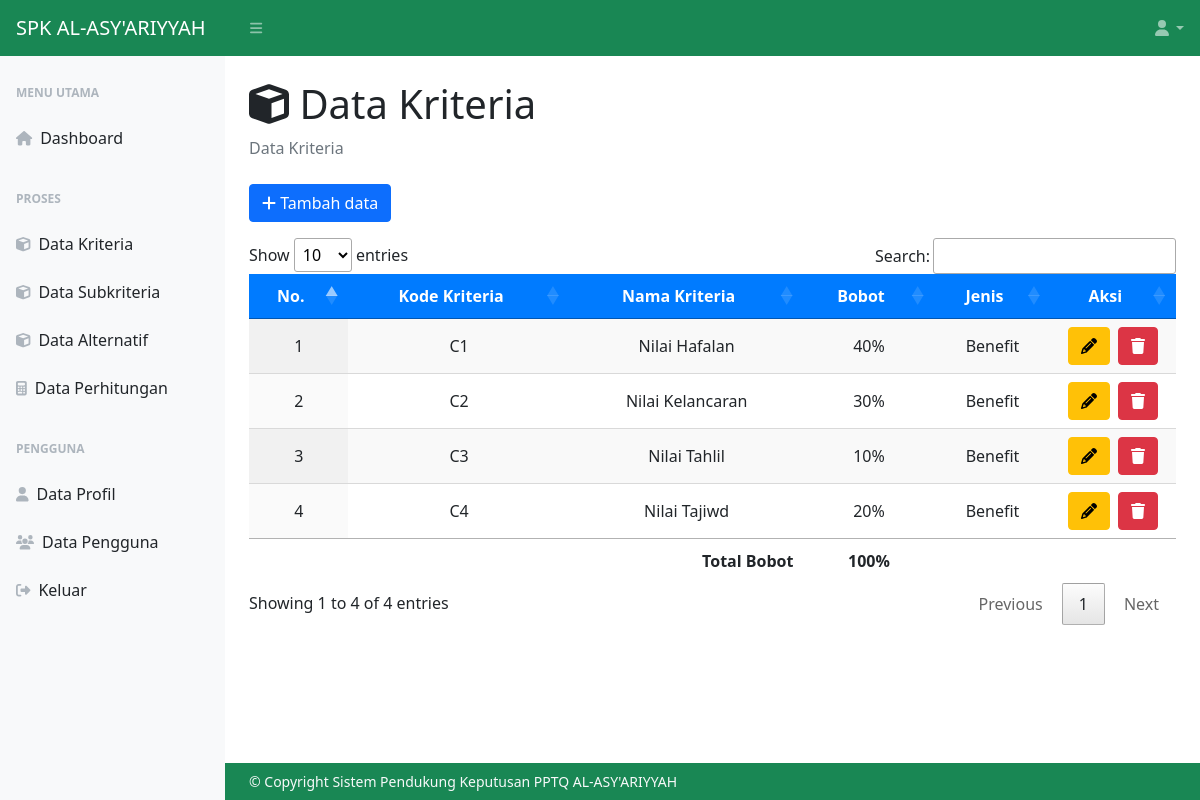
Page /data-kriteria.php (signed in) on the committed database.
### tables this page shows
CREATE TABLE `kriteria` (
  `id_kriteria` int(11) NOT NULL,
  `kode_kriteria` varchar(10) NOT NULL,
  `nama_kriteria` varchar(25) NOT NULL,
  `jenis_kriteria` set('Benefit','Cost') NOT NULL,
  `bobot_kriteria` float NOT NULL
);

### data-kriteria.php (the view, shortened to what this page needs)
<?php
include 'koneksi.php';
?>
<!DOCTYPE html>
<html lang="en">
<head>
    <link href="css/styles_dash1.css" rel="stylesheet" />
    <link rel="stylesheet" type="text/css" href="css/jquery.dataTables.css">
</head>
<body class="sb-nav-fixed">
    <nav class="sb-topnav navbar navbar-expand navbar-dark bg-success hstack gap-3">
        <a class="navbar-brand ps-3" href="menu-utama.php">SPK AL-ASY'ARIYYAH</a>
        <button class="btn btn-link btn-sm order-1 order-lg-0 me-4 me-lg-0" id="sidebarToggle" href="#!"><i class="fas fa-bars"></i></button>
        <ul class="navbar-nav ms-auto pe-2">
            <li class="nav-item dropdown">
                <a class="nav-link dropdown-toggle" id="navbarDropdown" href="#" role="button" data-bs-toggle="dropdown" aria-expanded="false"><i class="fas fa-user fa-fw"></i></a>
            </li>
        </ul>
    </nav>
    <div id="layoutSidenav">
        <div id="layoutSidenav_nav">
            <nav class="sb-sidenav accordion sb-sidenav-light" id="sidenavAccordion">
                <div class="sb-sidenav-menu">
                    <div class="nav">
                        <div class="sb-sidenav-menu-heading">Menu Utama</div>
                        <a class="nav-link" href="menu-utama.php">
                            <div class="sb-nav-link-icon"><i class="fas fa-home"></i></div>
                            Dashboard
                        </a>
                        <div class="sb-sidenav-menu-heading">Proses</div>
                        <?php
                        if ($_SESSION['level'] == "Admin") {
                            echo "
                                <a class='nav-link' href='data-kriteria.php'>
                                    <div class='sb-nav-link-icon'><i class='fas fa-cube'></i></div>
                                    Data Kriteria
                                </a>
                                <a class='nav-link' href='data-subkriteria.php'>
                                    <div class='sb-nav-link-icon'><i class='fas fa-cube'></i></div>
                                    Data Subkriteria
                                </a>
                                ";
                        }
                        ?>
                        <a class="nav-link" href="data-alternatif.php">
                            <div class="sb-nav-link-icon"><i class="fas fa-cube"></i></div>
                            Data Alternatif
                        </a>
                        <a class="nav-link" href="data-perhitungan.php">
                            <div class="sb-nav-link-icon"><i class="fas fa-calculator"></i></div>
                            Data Perhitungan
                        </a>
                        <div class="sb-sidenav-menu-heading">Pengguna</div>
                        <a class="nav-link" href="data-profile.php">
                            <div class="sb-nav-link-icon"><i class="fas fa-user"></i></div>
                            Data Profil
                        </a>
                        <?php
                        if ($_SESSION['level'] == "Admin") {
                            echo "
                                <a class='nav-link' href='data-pengguna.php'>
                                    <div class='sb-nav-link-icon'><i class='fas fa-users'></i></div>
                                    Data Pengguna
                                </a>
                                ";
                        }
                        ?>
                        <a class="nav-link" href="#" data-bs-toggle="modal" data-bs-target="#keluar">
                            <div class="sb-nav-link-icon"><i class="fas fa-sign-out-alt"></i></div>
                            Keluar
                        </a>
                    </div>
                </div>
            </nav>
        </div>
        <div id="layoutSidenav_content">
            <main>
                <div class="container-fluid px-4">
                    <h1 class="mt-4"><i class="fas fa-cube"></i> Data Kriteria</h1>
                    <ol class="breadcrumb mb-4">
                        <li class="breadcrumb-item active">Data Kriteria</li>
                    </ol>
                    <div class="row">
                        <div class="col-sm-12">
                            <a class="btn btn-primary" data-bs-toggle="modal" data-bs-target="#tambah_data"><i class="fas fa-plus"></i> Tambah data</a>
                            <div class="table-responsive mt-3">
                                <table id="data-kriteria" class="cell-bordered display" width="100%">
                                    <thead class="bg-primary">
                                        <tr>
                                            <th class="text-center text-white">No.</th>
                                            <th class="text-center text-white">Kode Kriteria</th>
                                            <th class="text-center text-white">Nama Kriteria</th>
                                            <th class="text-center text-white">Bobot</th>
                                            <th class="text-center text-white">Jenis</th>
                                            <th class="text-center text-white">Aksi</th>
                                        </tr>
                                    </thead>
                                    <tbody>
                                        <?php
                                        $query = mysqli_query($koneksi, "SELECT * FROM kriteria");
                                        $no = 1;
                                        while ($baris = mysqli_fetch_array($query)) {
                                            echo "
                                                <tr>
                                                    <td class='text-center'>" . $no . "</td>
                                                    <td class='text-center'>" . $baris['kode_kriteria'] . "</td>
                                                    <td class='text-center'>" . $baris['nama_kriteria'] . "</td>
                                                    <td class='text-center'>" . ($baris['bobot_kriteria'] * 100) . "%</td>
                                                    <td class='text-center'>" . $baris['jenis_kriteria'] . "</td>
                                                    <td class='text-center'>
                                                        <div class='d-flex justify-content-center'>
                                                            <a class='btn btn-warning me-2' data-bs-toggle='modal' data-bs-target='#edit_data" . $baris['id_kriteria'] . "'><i class='fas fa-pencil'></i></a>
                                                            <a class='btn btn-danger' data-bs-toggle='modal' data-bs-target='#hapus_data" . $baris['id_kriteria'] . "'><i class='fas fa-trash'></i></a>
                                                        </div>
                                                    </td>
                                                </tr>
                                                ";
                                            $no++;
                                        }
                                        ?>
                                    </tbody>
                                    <tfoot>
                                        <tr>
                                            <th></th>
                                            <th></th>
                                            <th class="text-end">Total Bobot</th>
                                            <th class="text-center">
                                                <?php
                                                $baris = mysqli_fetch_array(mysqli_query($koneksi, "SELECT CAST(SUM(bobot_kriteria) AS DECIMAL(10,2)) AS bobot FROM kriteria"));
                                                echo ($baris['bobot'] * 100) . "%";
                                                ?>
                                            </th>
                                            <th></th>
                                            <th></th>
                                        </tr>
                                    </tfoot>
                                </table>
                            </div>
                        </div>
                    </div>
                </div>
            </main>
            <footer class="py-2 bg-success mt-auto">
                <div class="container-fluid px-4">
                    <div class="d-flex align-items-center justify-content-between small">
                        <div class="text-light text  ">&copy; Copyright Sistem Pendukung Keputusan PPTQ AL-ASY'ARIYYAH </div>
                    </div>
                </div>
            </footer>
        </div>
    </div>
</body>
</html>

### rows in the picture
kriteria: kode_kriteria "C1", nama_kriteria "Nilai Hafalan", $baris['bobot_kriteria']*100 "40", jenis_kriteria "Benefit"
kriteria: kode_kriteria "C2", nama_kriteria "Nilai Kelancaran", $baris['bobot_kriteria']*100 "30", jenis_kriteria "Benefit"
kriteria: kode_kriteria "C3", nama_kriteria "Nilai Tahlil", $baris['bobot_kriteria']*100 "10", jenis_kriteria "Benefit"
kriteria: kode_kriteria "C4", nama_kriteria "Nilai Tajiwd", $baris['bobot_kriteria']*100 "20", jenis_kriteria "Benefit"

### other values in the picture
$baris['bobot'] * 100 "100"
